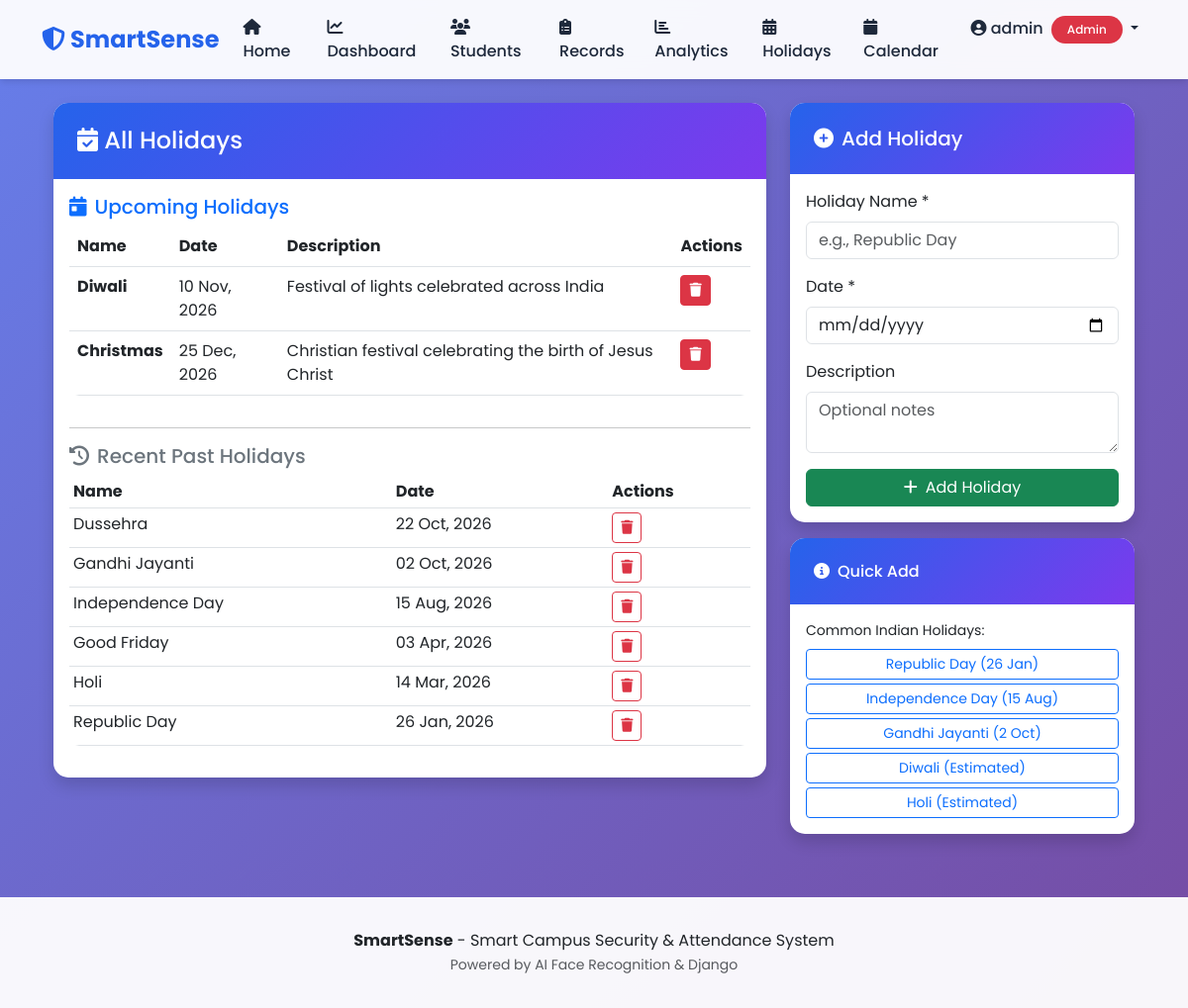
The app's page /attendance/holidays/ (signed in) with its own data.
### attendance/models.py (models this page shows, shortened)
class Holiday(models.Model):
    name = models.CharField(max_length=100, help_text="Holiday name (e.g., Republic Day)")
    date = models.DateField(unique=True, help_text="Date of the holiday")
    description = models.TextField(blank=True, null=True, help_text="Additional details about the holiday")
    is_active = models.BooleanField(default=True, help_text="Whether this holiday is active")
    created_at = models.DateTimeField(auto_now_add=True)
    class Meta:
        ordering = ['date']

### attendance/views.py (the view)
# urls.py: path('holidays/', views.holiday_list, name='holiday_list'),
@admin_required
def holiday_list(request):
    holidays = Holiday.objects.all().order_by('-date')
    upcoming_holidays = Holiday.objects.filter(date__gte=timezone.now().date(), is_active=True).order_by('date')
    past_holidays = Holiday.objects.filter(date__lt=timezone.now().date()).order_by('-date')[:10]
    context = {
        'holidays': holidays,
        'upcoming_holidays': upcoming_holidays,
        'past_holidays': past_holidays
    }
    return render(request, 'attendance/holidays.html', context)

### templates/attendance/holidays.html (shortened to what this page needs)
{% extends "base.html" %}
{% load static %}
{% block content %}
<div class="container mt-4">
    <div class="row">
        <div class="col-md-8">
            <div class="card shadow">
                <div class="card-header">
                    <h4 class="mb-0"><i class="fas fa-calendar-check"></i> All Holidays</h4>
                </div>
                <div class="card-body">
                    {% if upcoming_holidays %}
                    <h5 class="text-primary"><i class="fas fa-calendar-day me-2"></i>Upcoming Holidays</h5>
                    <div class="table-responsive">
                        <table class="table table-hover">
                            <thead>
                                <tr>
                                    <th>Name</th>
                                    <th>Date</th>
                                    <th>Description</th>
                                    <th>Actions</th>
                                </tr>
                            </thead>
                            <tbody>
                                {% for holiday in upcoming_holidays %}
                                <tr>
                                    <td><strong>{{ holiday.name }}</strong></td>
                                    <td>{{ holiday.date|date:"d M, Y" }}</td>
                                    <td>{{ holiday.description|default:"—" }}</td>
                                    <td>
                                        <a href="{% url 'delete_holiday' holiday.pk %}" class="btn btn-sm btn-danger" onclick="return confirm('Delete this holiday?')">
                                            <i class="fas fa-trash"></i>
                                        </a>
                                    </td>
                                </tr>
                                {% endfor %}
                            </tbody>
                        </table>
                    </div>
                    <hr>
                    {% endif %}
                    {% if past_holidays %}
                    <h5 class="text-secondary"><i class="fas fa-history me-2"></i>Recent Past Holidays</h5>
                    <div class="table-responsive">
                        <table class="table table-sm">
                            <thead>
                                <tr>
                                    <th>Name</th>
                                    <th>Date</th>
                                    <th>Actions</th>
                                </tr>
                            </thead>
                            <tbody>
                                {% for holiday in past_holidays %}
                                <tr class="text-muted">
                                    <td>{{ holiday.name }}</td>
                                    <td>{{ holiday.date|date:"d M, Y" }}</td>
                                    <td>
                                        <a href="{% url 'delete_holiday' holiday.pk %}" class="btn btn-sm btn-outline-danger" onclick="return confirm('Delete this holiday?')">
                                            <i class="fas fa-trash"></i>
                                        </a>
                                    </td>
                                </tr>
                                {% endfor %}
                            </tbody>
                        </table>
                    </div>
                    {% endif %}
                </div>
            </div>
        </div>
        <div class="col-md-4">
            <div class="card shadow">
                <div class="card-header bg-success text-white">
                    <h5 class="mb-0"><i class="fas fa-plus-circle me-2"></i>Add Holiday</h5>
                </div>
                <div class="card-body">
                    <form id="addHolidayForm">
                        <div class="mb-3">
                            <label for="name" class="form-label">Holiday Name *</label>
                            <input type="text" class="form-control" id="name" required placeholder="e.g., Republic Day">
                        </div>
                        <div class="mb-3">
                            <label for="date" class="form-label">Date *</label>
                            <input type="date" class="form-control" id="date" required>
                        </div>
                        <div class="mb-3">
                            <label for="description" class="form-label">Description</label>
                            <textarea class="form-control" id="description" rows="2" placeholder="Optional notes"></textarea>
                        </div>
                        <div class="d-grid">
                            <button type="submit" class="btn btn-success">
                                <i class="fas fa-plus me-2"></i>Add Holiday
                            </button>
                        </div>
                    </form>
                </div>
            </div>
            <div class="card shadow mt-3">
                <div class="card-header bg-info text-white">
                    <h6 class="mb-0"><i class="fas fa-info-circle me-2"></i>Quick Add</h6>
                </div>
                <div class="card-body">
                    <p class="small mb-2">Common Indian Holidays:</p>
                    <button class="btn btn-sm btn-outline-primary w-100 mb-1" onclick="quickAdd('Republic Day', '2026-01-26')">Republic Day (26 Jan)</button>
                    <button class="btn btn-sm btn-outline-primary w-100 mb-1" onclick="quickAdd('Independence Day', '2026-08-15')">Independence Day (15 Aug)</button>
                    <button class="btn btn-sm btn-outline-primary w-100 mb-1" onclick="quickAdd('Gandhi Jayanti', '2026-10-02')">Gandhi Jayanti (2 Oct)</button>
                    <button class="btn btn-sm btn-outline-primary w-100 mb-1" onclick="quickAdd('Diwali', '2026-11-10')">Diwali (Estimated)</button>
                    <button class="btn btn-sm btn-outline-primary w-100" onclick="quickAdd('Holi', '2026-03-14')">Holi (Estimated)</button>
                </div>
            </div>
        </div>
    </div>
</div>
{% endblock %}

### templates/base.html (shortened to what this page needs)
<!DOCTYPE html>
<html lang="en">
<head>
    <link href="https://cdn.jsdelivr.net/npm/bootstrap@5.3.0/dist/css/bootstrap.min.css" rel="stylesheet">
    <link rel="stylesheet" href="https://cdnjs.cloudflare.com/ajax/libs/font-awesome/6.4.0/css/all.min.css">
</head>
<body>
    <nav class="navbar navbar-expand-lg navbar-light">
        <div class="container">
            <a class="navbar-brand" href="{% url 'home' %}">
                <i class="fas fa-shield-alt"></i> SmartSense
            </a>
            <div class="collapse navbar-collapse" id="navbarNav">
                <ul class="navbar-nav ms-auto">
                    <li class="nav-item">
                        <a class="nav-link" href="{% url 'home' %}"><i class="fas fa-home"></i> Home</a>
                    </li>
                    {% if user.is_authenticated %}
                        {% if user.is_staff or user.faculty_profile %}
                            <li class="nav-item">
                                {% if user.is_staff %}
                                    <a class="nav-link" href="{% url 'admin_dashboard' %}"><i class="fas fa-chart-line"></i> Dashboard</a>
                                {% else %}
                                    <a class="nav-link" href="{% url 'faculty_dashboard' %}"><i class="fas fa-chart-line"></i> Dashboard</a>
                                {% endif %}
                            </li>
                            <li class="nav-item">
                                <a class="nav-link" href="{% url 'student_list' %}"><i class="fas fa-users"></i> Students</a>
                            </li>
                            <li class="nav-item">
                                <a class="nav-link" href="{% url 'attendance_records' %}"><i class="fas fa-clipboard-list"></i> Records</a>
                            </li>
                            <li class="nav-item">
                                <a class="nav-link" href="{% url 'student_analytics' %}"><i class="fas fa-chart-bar"></i> Analytics</a>
                            </li>
                            <li class="nav-item">
                                <a class="nav-link" href="{% url 'holiday_list' %}"><i class="fas fa-calendar-alt"></i> Holidays</a>
                            </li>
                            <li class="nav-item">
                                <a class="nav-link" href="{% url 'calendar_view' %}"><i class="fas fa-calendar"></i> Calendar</a>
                            </li>
                        {% endif %}
                        <li class="nav-item dropdown">
                            <a class="nav-link dropdown-toggle" href="#" id="navbarDropdown" role="button" data-bs-toggle="dropdown">
                                <i class="fas fa-user-circle"></i> {{ user.username }}
                                {% if user.is_staff %}
                                    <span class="badge bg-danger ms-1">Admin</span>
                                {% elif user.faculty_profile %}
                                    <span class="badge bg-warning ms-1">Faculty</span>
                                {% else %}
                                    <span class="badge bg-success ms-1">Student</span>
                                {% endif %}
                            </a>
                        </li>
                    {% else %}
                        <li class="nav-item">
                            <a class="nav-link" href="{% url 'login' %}"><i class="fas fa-sign-in-alt"></i> Register/Login</a>
                        </li>
                    {% endif %}
                </ul>
            </div>
        </div>
    </nav>
    <div class="container content-wrapper">
        {% block content %}{% endblock %}
    </div>
    <footer class="text-center">
        <div class="container">
            <p class="mb-0">
                <strong>SmartSense</strong> - Smart Campus Security & Attendance System<br>
                <small class="text-muted">Powered by AI Face Recognition & Django</small>
            </p>
        </div>
    </footer>
</body>
</html>

### templates/base.html (style rules this page uses)
:root { --primary-color: #2563eb; --secondary-color: #7c3aed; --success-color: #10b981; --danger-color: #ef4444; --warning-color: #f59e0b; --dark-color: #1e293b; --light-color: #f8fafc; }
body { font-family: 'Poppins', sans-serif; background: linear-gradient(135deg, #667eea 0%, #764ba2 100%); min-height: 100vh; }
.navbar { background: rgba(255, 255, 255, 0.95) !important; backdrop-filter: blur(10px); box-shadow: 0 4px 6px -1px rgba(0,0,0,0.1); }
.navbar-brand { font-weight: 700; font-size: 1.5rem; color: var(--primary-color) !important; }
.nav-link { font-weight: 500; color: var(--dark-color) !important; transition: all 0.3s ease; }
.content-wrapper { margin-top: 20px; margin-bottom: 40px; }
.card { border: none; border-radius: 15px; box-shadow: 0 10px 30px rgba(0,0,0,0.1); transition: transform 0.3s ease, box-shadow 0.3s ease; }
.card-header { background: linear-gradient(135deg, var(--primary-color), var(--secondary-color)); color: white; border: none; border-radius: 15px 15px 0 0 !important; padding: 1.5rem; }
footer { background: rgba(255, 255, 255, 0.95); padding: 2rem 0; margin-top: 4rem; }
.table { background: white; border-radius: 10px; overflow: hidden; }
.badge { padding: 0.5rem 1rem; border-radius: 20px; font-weight: 500; }

### records on screen
Holiday: name "Diwali", date "10 Nov, 2026", description "Festival of lights celebrated across India"
Holiday: name "Christmas", date "25 Dec, 2026", description "Christian festival celebrating the birth of Jesus Christ"
Holiday: name "Dussehra", date "22 Oct, 2026"
Holiday: name "Gandhi Jayanti", date "02 Oct, 2026"
Holiday: name "Independence Day", date "15 Aug, 2026"
Holiday: name "Good Friday", date "03 Apr, 2026"
Holiday: name "Holi", date "14 Mar, 2026"
Holiday: name "Republic Day", date "26 Jan, 2026"

### other values on screen
{{ user.username }} "admin"
